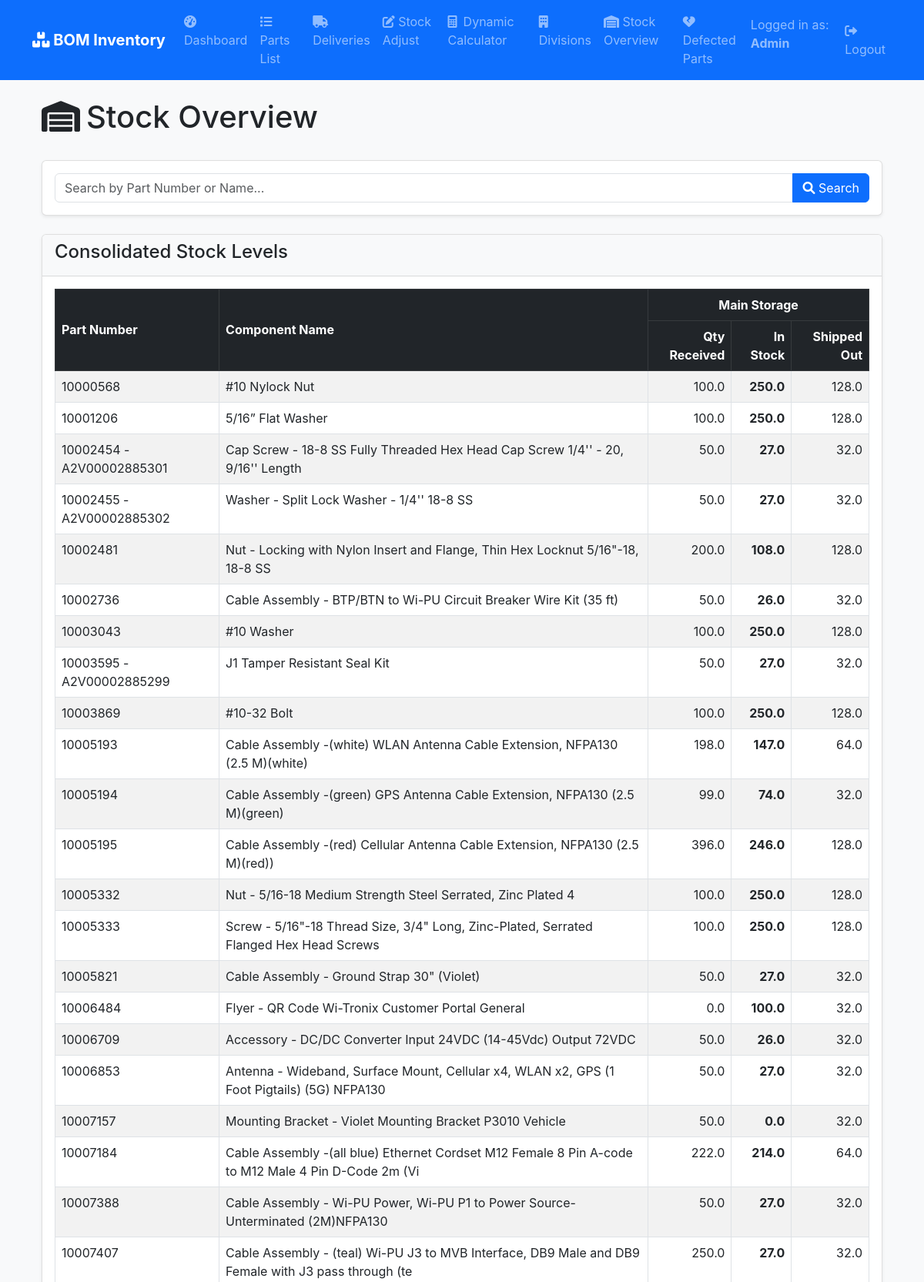
Page /stock_overview (signed in, upper part) on the committed database.
### app/models.py (models this page shows, shortened)
class MainBOMStorage(db.Model):
    __tablename__ = 'main_bom_storage'
    id = db.Column(db.Integer, primary_key=True)
    part_number = db.Column(db.String(100), nullable=False, unique=True, index=True)
    part_name = db.Column(db.String(200), nullable=False, index=True)
    description = db.Column(db.Text)
    supplier = db.Column(db.String(100), nullable=False, index=True)
    component = db.Column(db.String(100), index=True)  # Which part of installation
    qty_per_lrv = db.Column(db.Float, nullable=False, default=0.0)
    total_needed_233_lrv = db.Column(db.Float, nullable=False, default=0.0)
    qty_on_site = db.Column(db.Float, nullable=False, default=0.0)
    qty_shipped_out = db.Column(db.Float, nullable=False, default=0.0)
    qty_current_stock = db.Column(db.Float, nullable=False, default=0.0, index=True)
    qty_ordered = db.Column(db.Float, nullable=False, default=0.0)
    back_order_qty = db.Column(db.Float, nullable=False, default=0.0)
    consumable_or_essential = db.Column(db.String(20), default='Essential', index=True)
    order_status = db.Column(db.String(50))
    notes = db.Column(db.Text)
    lrv_coverage = db.Column(db.Float, nullable=False, default=0.0, index=True)  # How many LRVs current stock covers
    created_at = db.Column(db.DateTime, default=datetime.utcnow, index=True)
    updated_at = db.Column(db.DateTime, default=datetime.utcnow, onupdate=datetime.utcnow)

### app/routes.py (the view, shortened to what this page needs)
@main.route('/stock_overview')
def stock_overview():
    search_term = request.args.get('search', '').strip()
    parts_query = MainBOMStorage.query
    parts = parts_query.order_by(MainBOMStorage.part_number).all()
    divisions = InventoryDivision.query.order_by(InventoryDivision.division_name).all()
    division_inventory_data = {}
    div_inventories = DivisionInventory.query.all()
    for item in div_inventories:
        if item.part_id not in division_inventory_data:
            division_inventory_data[item.part_id] = {}
        qty_remaining = (item.qty_sent_to_site or 0.0) - (item.qty_used_on_site or 0.0)
        division_inventory_data[item.part_id][item.division_id] = max(0.0, qty_remaining)
    stock_data = []
    for part in parts:
        part_data = {
            'part': part,
            'division_stock': []
        }
        for division in divisions:
            stock = division_inventory_data.get(part.id, {}).get(division.id, 0)
            part_data['division_stock'].append(stock)
        stock_data.append(part_data)
    return render_template('stock_overview.html',
                           stock_data=stock_data,
                           divisions=divisions,
                           search_term=search_term)

### app/routes.py (called while the page is built)
@main.before_request
def require_login():
    allowed_endpoints = ['main.login', 'main.admin_login', 'main.login_viewer', 'static']
    if 'role' not in session and request.endpoint not in allowed_endpoints:
        return redirect(url_for('main.login'))

### app/templates/stock_overview.html (shortened to what this page needs)
{% extends 'base.html' %}
{% block content %}
<div class="container-fluid mt-4">
    <div class="d-flex justify-content-between align-items-center mb-4">
        <h1><i class="fas fa-warehouse me-2"></i>Stock Overview</h1>
    </div>
    <div class="card mb-4">
        <div class="card-body">
            <form method="GET" action="{{ url_for('main.stock_overview') }}">
                <div class="input-group">
                    <input type="text" class="form-control" name="search" placeholder="Search by Part Number or Name..." value="{{ search_term or '' }}">
                    <button class="btn btn-primary" type="submit"><i class="fas fa-search"></i> Search</button>
                </div>
            </form>
        </div>
    </div>
    <div class="card">
        <div class="card-header">
            <h4>Consolidated Stock Levels</h4>
        </div>
        <div class="card-body">
            <div class="table-responsive">
                <table class="table table-striped table-hover table-bordered">
                    <thead class="table-dark">
                        <tr>
                            <th rowspan="2" class="align-middle">Part Number</th>
                            <th rowspan="2" class="align-middle">Component Name</th>
                            <th colspan="3" class="text-center">Main Storage</th>
                        </tr>
                        <tr>
                            <th class="text-end">Qty Received</th>
                            <th class="text-end">In Stock</th>
                            <th class="text-end">Shipped Out</th>
                        </tr>
                    </thead>
                    <tbody>
                        {% for data in stock_data %}
                        <tr>
                            <td>{{ data.part.part_number }}</td>
                            <td>{{ data.part.component }}</td>
                            <td class="text-end">{{ data.part.qty_on_site }}</td>
                            <td class="text-end fw-bold">{{ data.part.qty_current_stock }}</td>
                            <td class="text-end">{{ data.part.qty_shipped_out }}</td>
                        </tr>
                        {% else %}
                        <tr>
                            <td colspan="{{ 5 + (divisions|length) }}" class="text-center">No parts found.</td>
                        </tr>
                        {% endfor %}
                    </tbody>
                </table>
            </div>
        </div>
    </div>
</div>
{% endblock %}

### app/templates/static/style.css (style rules this page uses)
body { font-family: -apple-system, BlinkMacSystemFont, "Segoe UI", Roboto, "Helvetica Neue", Arial, sans-serif; background-color: #f8f9fa; }
.card { box-shadow: 0 0.125rem 0.25rem rgba(0, 0, 0, 0.075); border: 1px solid rgba(0, 0, 0, 0.125); }
.card-header { background-color: #f8f9fa; border-bottom: 1px solid rgba(0, 0, 0, 0.125); }

### rows in the picture
MainBOMStorage: part.part_number "10000568", part.component "#10 Nylock Nut", part.qty_on_site "100.0", part.qty_current_stock "250.0", part.qty_shipped_out "128.0"
MainBOMStorage: part.part_number "10001206", part.component "5/16” Flat Washer", part.qty_on_site "100.0", part.qty_current_stock "250.0", part.qty_shipped_out "128.0"
MainBOMStorage: part.part_number "10002454 - A2V00002885301", part.component "Cap Screw - 18-8 SS Fully Threaded Hex Head Cap Screw 1/4'' - 20, 9/16'' Length", part.qty_on_site "50.0", part.qty_current_stock "27.0", part.qty_shipped_out "32.0"
MainBOMStorage: part.part_number "10002455 - A2V00002885302", part.component "Washer - Split Lock Washer - 1/4'' 18-8 SS", part.qty_on_site "50.0", part.qty_current_stock "27.0", part.qty_shipped_out "32.0"
MainBOMStorage: part.part_number "10002481", part.component "Nut - Locking with Nylon Insert and Flange, Thin Hex Locknut 5/16\"-18, 18-8 SS", part.qty_on_site "200.0", part.qty_current_stock "108.0", part.qty_shipped_out "128.0"
MainBOMStorage: part.part_number "10002736", part.component "Cable Assembly - BTP/BTN to Wi-PU Circuit Breaker Wire Kit (35 ft)", part.qty_on_site "50.0", part.qty_current_stock "26.0", part.qty_shipped_out "32.0"
MainBOMStorage: part.part_number "10003043", part.component "#10 Washer", part.qty_on_site "100.0", part.qty_current_stock "250.0", part.qty_shipped_out "128.0"
MainBOMStorage: part.part_number "10003595 - A2V00002885299", part.component "J1 Tamper Resistant Seal Kit", part.qty_on_site "50.0", part.qty_current_stock "27.0", part.qty_shipped_out "32.0"
MainBOMStorage: part.part_number "10003869", part.component "#10-32 Bolt", part.qty_on_site "100.0", part.qty_current_stock "250.0", part.qty_shipped_out "128.0"
MainBOMStorage: part.part_number "10005193", part.component "Cable Assembly -(white) WLAN Antenna Cable Extension, NFPA130 (2.5 M)(white)", part.qty_on_site "198.0", part.qty_current_stock "147.0", part.qty_shipped_out "64.0"
MainBOMStorage: part.part_number "10005194", part.component "Cable Assembly -(green) GPS Antenna Cable Extension, NFPA130 (2.5 M)(green)", part.qty_on_site "99.0", part.qty_current_stock "74.0", part.qty_shipped_out "32.0"
MainBOMStorage: part.part_number "10005195", part.component "Cable Assembly -(red) Cellular Antenna Cable Extension, NFPA130 (2.5 M)(red))", part.qty_on_site "396.0", part.qty_current_stock "246.0", part.qty_shipped_out "128.0"
MainBOMStorage: part.part_number "10005332", part.component "Nut - 5/16-18 Medium Strength Steel Serrated, Zinc Plated 4", part.qty_on_site "100.0", part.qty_current_stock "250.0", part.qty_shipped_out "128.0"
MainBOMStorage: part.part_number "10005333", part.component "Screw - 5/16\"-18 Thread Size, 3/4\" Long, Zinc-Plated, Serrated Flanged Hex Head Screws", part.qty_on_site "100.0", part.qty_current_stock "250.0", part.qty_shipped_out "128.0"
MainBOMStorage: part.part_number "10005821", part.component "Cable Assembly - Ground Strap 30\" (Violet)", part.qty_on_site "50.0", part.qty_current_stock "27.0", part.qty_shipped_out "32.0"
MainBOMStorage: part.part_number "10006484", part.component "Flyer - QR Code Wi-Tronix Customer Portal General", part.qty_on_site "0.0", part.qty_current_stock "100.0", part.qty_shipped_out "32.0"
MainBOMStorage: part.part_number "10006709", part.component "Accessory - DC/DC Converter Input 24VDC (14-45Vdc) Output 72VDC", part.qty_on_site "50.0", part.qty_current_stock "26.0", part.qty_shipped_out "32.0"
MainBOMStorage: part.part_number "10006853", part.component "Antenna - Wideband, Surface Mount, Cellular x4, WLAN x2, GPS (1 Foot Pigtails) (5G) NFPA130", part.qty_on_site "50.0", part.qty_current_stock "27.0", part.qty_shipped_out "32.0"
MainBOMStorage: part.part_number "10007157", part.component "Mounting Bracket - Violet Mounting Bracket P3010 Vehicle", part.qty_on_site "50.0", part.qty_current_stock "0.0", part.qty_shipped_out "32.0"
MainBOMStorage: part.part_number "10007184", part.component "Cable Assembly -(all blue) Ethernet Cordset M12 Female 8 Pin A-code to M12 Male 4 Pin D-Code 2m (Vi", part.qty_on_site "222.0", part.qty_current_stock "214.0", part.qty_shipped_out "64.0"
MainBOMStorage: part.part_number "10007388", part.component "Cable Assembly - Wi-PU Power, Wi-PU P1 to Power Source-Unterminated (2M)NFPA130", part.qty_on_site "50.0", part.qty_current_stock "27.0", part.qty_shipped_out "32.0"
MainBOMStorage: part.part_number "10007407", part.component "Cable Assembly - (teal) Wi-PU J3 to MVB Interface, DB9 Male and DB9 Female with J3 pass through (te", part.qty_on_site "250.0", part.qty_current_stock "27.0", part.qty_shipped_out "32.0"

### other values in the picture
{{ session['role']|capitalize }} "Admin"
